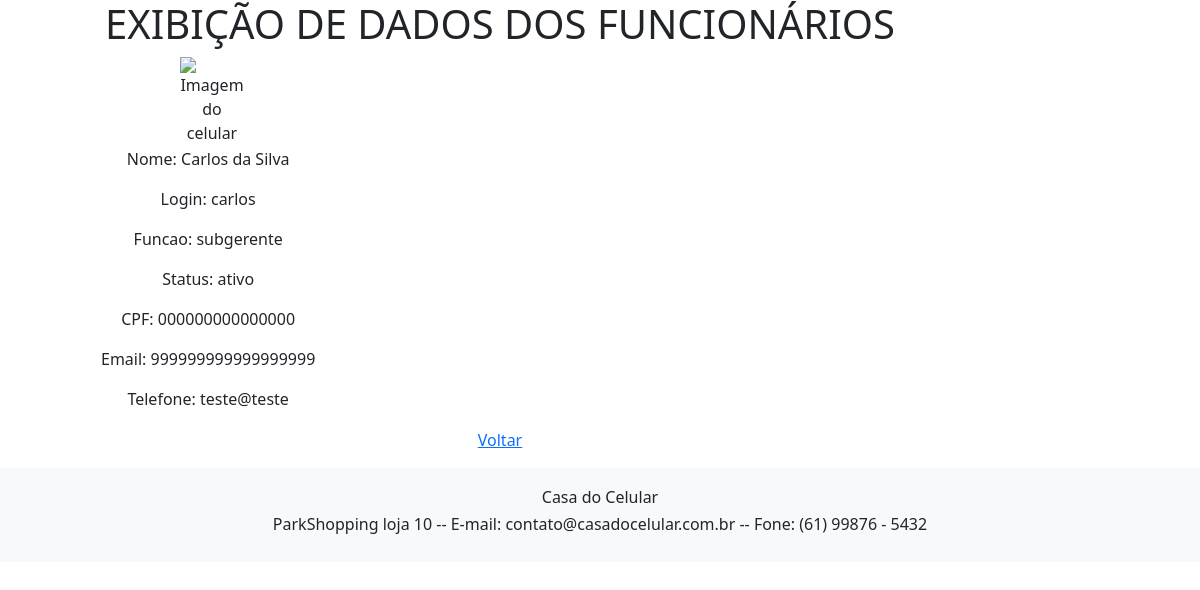
The page /projeto_2Bim_web/exibe_fun.php?codigo=2 on the database its author committed.
### tables this page shows
CREATE TABLE `funcionarios` (
  `COD_FUN` int(4) NOT NULL,
  `NOME_FUN` varchar(45) NOT NULL,
  `LOGIN_FUN` varchar(45) NOT NULL,
  `SENHA_FUN` varchar(45) NOT NULL,
  `CPF_FUN` varchar(25) NOT NULL,
  `TELEFONE_FUN` varchar(20) NOT NULL,
  `EMAIL_FUN` varchar(50) NOT NULL,
  `FUNCAO_FUN` varchar(45) NOT NULL,
  `STATUS_FUN` varchar(45) NOT NULL DEFAULT 'ativo'
);

### projeto_2Bim_web/exibe_fun.php (the view, shortened to what this page needs)
<!DOCTYPE html>
<html>
<head>
	<link rel="stylesheet" type="text/css" href="css/layout1.css">
	<link rel="stylesheet" type="text/css" href="css/menu1.css">
</head>
<body>
		<?php include "menu_local.php";	?>
	<div id="conteudo_especifico">
		<div class="div_central centralizar">
			<h1> EXIBIÇÃO DE DADOS DOS FUNCIONÁRIOS </h1>
		</div>
		<div id="funcionalidade" class="div_direita">
			<?php
						$conectar = mysqli_connect ("localhost", "root", "", "cadastro_sistema");
						$cod = $_GET["codigo"];
						$sql_pesquisa = "SELECT nome_fun, login_fun, funcao_fun, status_fun, cpf_fun, email_fun, telefone_fun
										 FROM funcionarios
										 WHERE cod_fun = '$cod'";
						$resultado_pesquisa = mysqli_query ($conectar, $sql_pesquisa);
						$registro_fun = mysqli_fetch_row($resultado_pesquisa);
						?>
			<table class="esquerda">
				<tr>
					<td>
					<div class="row">
                        <div class="col-md-4 offset-md-4">
                            <img src="img/<?php echo "$registro_cel[5]"; ?>" class="img-celular" alt="Imagem do celular">
                        </div>
                    </div>
					</td>
				<tr>
				<tr>
					<td>
						<?php
									echo "<p> Nome: $registro_fun[0] </p>";
									echo "<p> Login: $registro_fun[1]</p>";
									echo "<p> Funcao: $registro_fun[2] </p>";
									echo "<p> Status: $registro_fun[3] </p>";
									echo "<p> CPF: $registro_fun[4]</p>";
									echo "<p> Email: $registro_fun[5]</p>";
									echo "<p> Telefone: $registro_fun[6]</p>";
								?>
					</td>
				</tr>
			</table>
			<p> <a href="lista_fun.php"> Voltar </a> </p>
		</div>
	</div>
	<div id="rodape">
		<div id="texto_institucional">
			<div id="texto_institucional">
				<h6> Casa do Celular </h6>
				<h6> ParkShopping loja 10 -- E-mail: contato@casadocelular.com.br -- Fone: (61) 99876 - 5432 </h6>
			</div>
		</div>
	</div>
</body>
</html>

### projeto_2Bim_web/bkps/layout1.css (style rules this page uses)
body { font-family: 'PT Serif', serif; }
#conteudo_especifico { text-align: center; max-width: 800px; width: 100%; margin-left: 100px; }
#rodape { background-color: #f8f9fa; padding: 20px; width: 100%; }
#texto_institucional { text-align: center; }

### projeto_2Bim_web/css/menu_local.css (style rules this page uses)
body { font-family: 'PT Serif', serif; }

### rows shown on the page
funcionarios: NOME_FUN "Carlos da Silva", LOGIN_FUN "carlos", FUNCAO_FUN "subgerente", STATUS_FUN "ativo", CPF_FUN "000000000000000", EMAIL_FUN "999999999999999999", TELEFONE_FUN "teste@teste"
